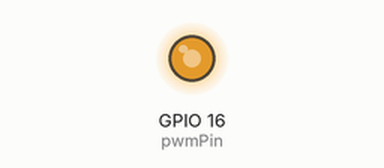
Recording of a sketch running on a simulated ESP32. Shown: output pins drawn as LEDs (lit = HIGH).

Above: at 0.11 s.
Timing chart, 0 to 40.0 s (numbered marks = the images above):
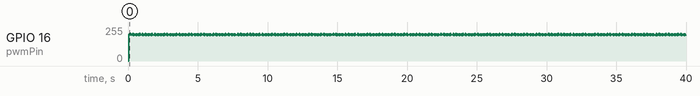

The sketch:

OndaPwmEsp32.ino
```cpp
// Configuração do PWM
const int pwmPin = 16;              // Pino de saída PWM no ESP32
const int pwmChannel = 0;           // Canal do PWM
const int pwmFreq = 5000;           // Frequência do PWM (filtrada com RC)
const int pwmResolution = 8;        // Resolução do PWM em bits (8 bits)
const int maxDuty = 255;            // Valor máximo do duty cycle (100% em 8 bits)


// Parâmetros da forma de onda desejada
const float f = 90.0;               // Frequência da onda final
const float T = 1000000.0 / f;      // ~11.111 µs

const int stepsSenoide = 40;        // Quantidade de passos para gerar a parte senoidal
const int stepsNivelAlto = 80;      // Passos com duty fixo em 100%
const int stepsRampa = 40;          // Passos para descer linearmente até 0%

void setup() {
  // Configura o canal PWM do ESP32
  ledcSetup(pwmChannel, pwmFreq, pwmResolution);

  // Conecta o canal PWM ao pino desejado
  ledcAttachPin(pwmPin, pwmChannel);
}

void loop() {

  //calcula o tempo que cada parte vai ser executado

  unsigned long cicloStart = micros(); // Marca o início de um ciclo da onda
  int totalSteps = stepsSenoide + stepsNivelAlto + stepsRampa; // Calcula o número total de passos em um ciclo completo
  float stepTime = T / totalSteps; // Duração de cada passo em microssegundos (para dividir os ~11ms do ciclo total)

  for (int i = 0; i < totalSteps; i++) {
    int duty;

    if (i < stepsSenoide) {

      // Fase 1: Senoide

      float progress = (float)i / (stepsSenoide - 1);
      float angle = progress * PI / 2.0;
      duty = int(sin(angle) * maxDuty);
    } else if (i < stepsSenoide + stepsNivelAlto) {

      // Fase 2: Nível constante

      duty = maxDuty;
    } else {

      // Fase 3: Rampa

      float progress = (float)(i - stepsSenoide - stepsNivelAlto) / (stepsRampa - 1);
      duty = int((1.0 - progress) * maxDuty);
    }

    // Aplica o duty calculado ao canal PWM, gera o PWM
    ledcWrite(pwmChannel, duty);

    // Espera ativa até o tempo do próximo passo
    unsigned long targetTime = cicloStart + i * stepTime;
    while (micros() < targetTime) {
      // Espera
    }
  }

  // Espera passiva para sincronizar com exatidão ao final do ciclo
  while (micros() - cicloStart < T) {
    // Espera até completar exatamente 1 ciclo de 11.111 µs
  }
}
```
